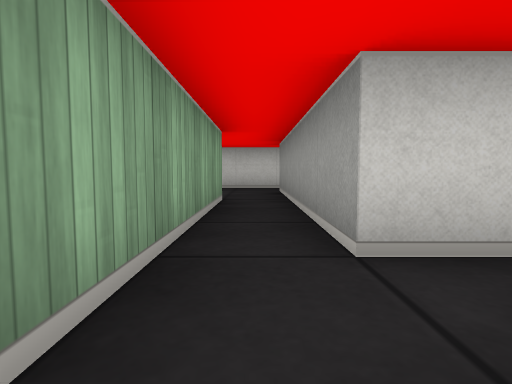
[1] (above)

14 first-person views from a walk through a cub3D maze. The camera is about half as high as the walls, tilts 4° down and sees 80° across. The floor is counted in squares. Each view is taken from the middle of a square. On the plan, view 1 faces up. The plan holds only what a view shows up to about 9 squares ahead; the rest is blank.

[2]
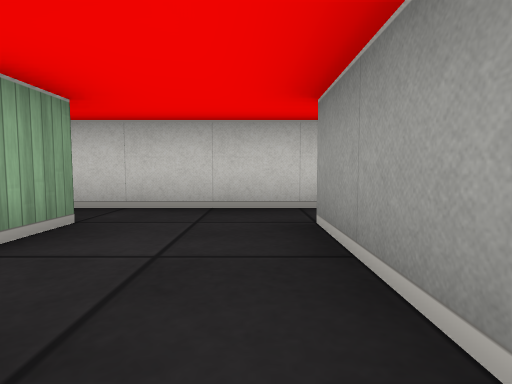

[3]
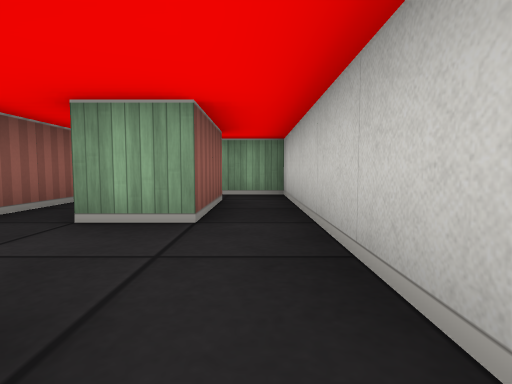

[4]
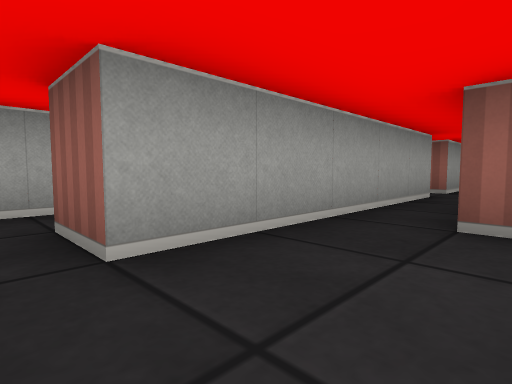

[5]
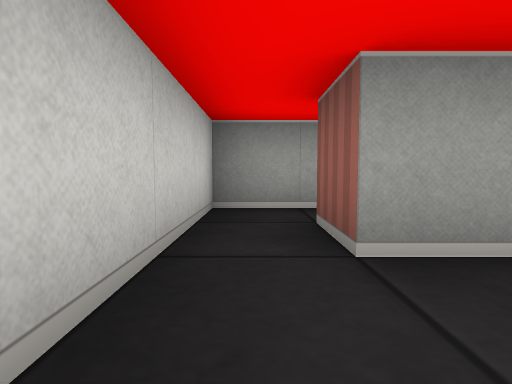

[6]
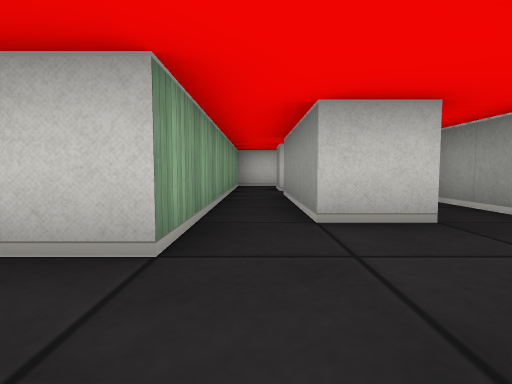

[7]
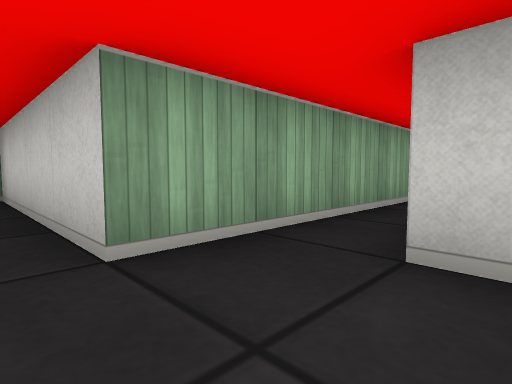

[8]
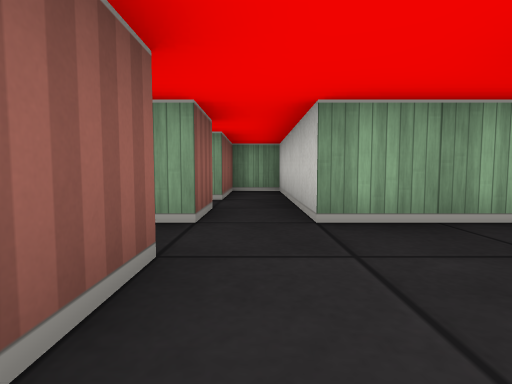

[9]
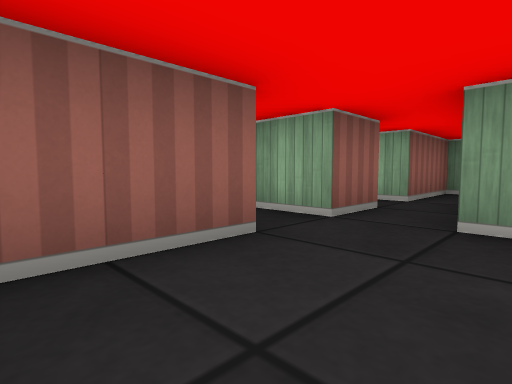

[10]
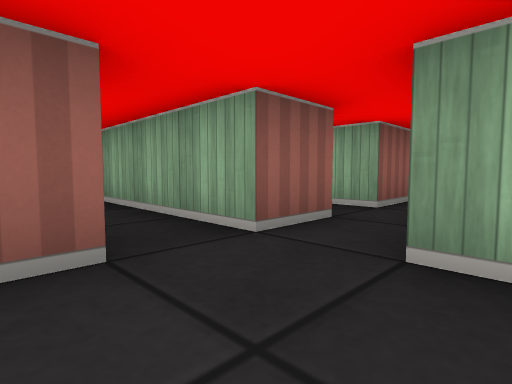

[11]
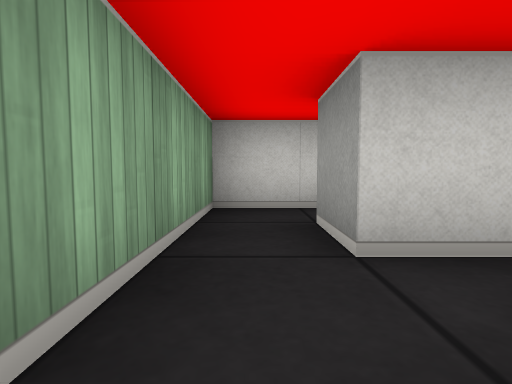

[12]
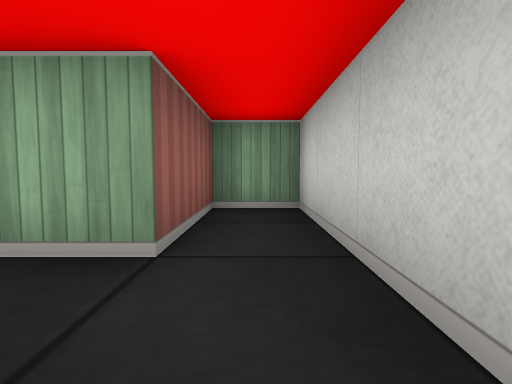

[13]
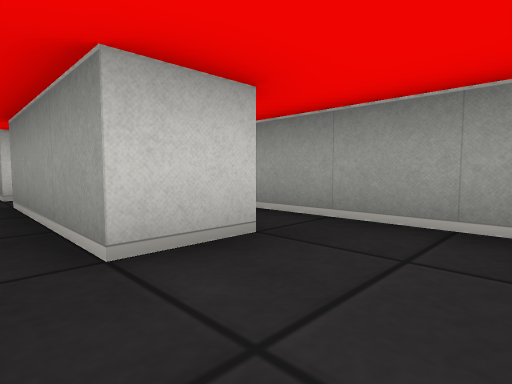

[14]
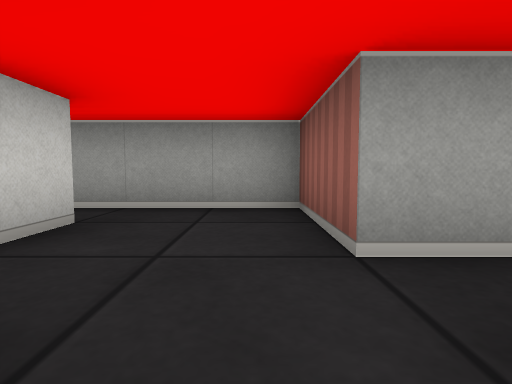

### Floor plan
Points are (right, up) in squares from view 1. A wall is a line through its corners. A room is listed if a view was taken in it or the views show most of it. See-through windows are left out.
Room 1 (views 1, 2)
walls: (0.5, 1.5) (0.5, 5.5); (-3.2, 4.5) (-0.5, 4.5) (-0.5, 0.5); (0.5, -0.5) (0.5, 0.5); (-2.6, 5.5) (-3.5, 5.5)
ways out: opening at (1, 1) to room 2; opening at (-0.5, 6) to room 3; opening at (-2.5, 5) to room 4; opening at (0, -0.5)
Room 2 (view 3)
walls: (0.5, 0.5) (0.9, 0.5); (1.4, 1.5) (0.5, 1.5); (2.5, 6.2) (2.5, 7.5) (0.5, 7.5); (0.5, 6.5) (1.5, 6.5)
ways out: opening at (1, 1) to room 1; opening at (1, 7) to room 3
Room 3 (views 4, 5)
walls: (0.5, 7.5) (-3.5, 7.5); (0.5, 5.5) (0.5, 6.5); (-3.5, 6.5) (-1.5, 6.5) (-1.5, 5.5)
ways out: opening at (-0.5, 6) to room 1; opening at (1, 7) to room 2; opening at (-2.5, 7) to room 6
Room 4 (views 6, 11, 12, 13, 14)
walls: (-3.5, 1.5) (-3.5, 4.5); (-5.6, -0.5) (-4.5, -0.5) (-4.5, -1.5); (-3.5, -1.4) (-3.5, -0.5); (-4.5, 5.5) (-4.5, 0.5) (-5.5, 0.5)
ways out: opening at (-2.5, 5) to room 1; opening at (-3, 0.5) to room 5; opening at (-4, 6) to room 6; opening at (-5, 0); opening at (-4, -1)
Room 5 (views 7, 8, 9, 10)
walls: (-2.4, 1.5) (-3.5, 1.5); (-3.5, -0.5) (-1.5, -0.5) (-1.5, 3.2)
ways out: opening at (-3, 0.5) to room 4
Room 6 (no view inside)
walls: (-3.5, 7.5) (-4.5, 7.5) (-4.5, 5.5); (-3.5, 5.5) (-3.5, 6.5)
ways out: opening at (-2.5, 7) to room 3; opening at (-4, 6) to room 4

Positions as (right, up) in squares from view 1, and headings:
1: (0, 0), facing up
2: (0, 4), facing up
3: (1, 7), facing left
4: (-1, 7), facing down-right
5: (-1, 7), facing right
6: (-4, -1), facing up
7: (-3, 0), facing up-left
8: (-2, 0), facing left
9: (-2, 1), facing down-left
10: (-3, 1), facing down-left
11: (-4, 4), facing up
12: (-5, 0), facing left
13: (-4, 0), facing up-right
14: (-5, 0), facing right
